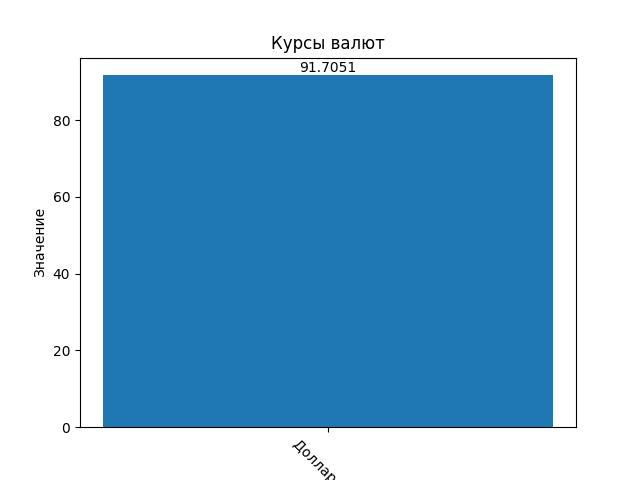

Generate this figure with Python:
import csv
import io
import json
from datetime import datetime
from decimal import Decimal

import requests


class Currencies():

    def get_currencies(self):
        pass

    def get_currencies_ids_lst(self):
        pass

    def __getitem__(self, id):
        pass

    def select_valute(self):
        pass

    def get_last_update(self):
        pass


def singleton(cls):
    instances = {}

    def getinstance():
        if cls not in instances:
            instances[cls] = cls()
        return instances[cls]

    return getinstance


@singleton
class CurrenciesLst(Currencies):

    def __init__(self):
        self.__currencies_ids_lst = []
        self.__cur_lst = []
        self.__req_time = None

    def get_currencies(self) -> list:
        from xml.etree import ElementTree as ET

        cur_res_str = requests.get('http://www.cbr.ru/scripts/XML_daily.asp')

        self.__req_time = datetime.now()
        self.__cur_lst = []
        root = ET.fromstring(cur_res_str.content)
        valutes = root.findall("Valute")
        for _v in valutes:
            valute_id = _v.get('ID')
            valute = {}
            if (str(valute_id) in self.__currencies_ids_lst):
                valute_cur_name = _v.find('Name').text
                valute_cur_val = Decimal(
                    _v.find('Value').text.replace(',', '.'))
                valute_charcode = _v.find('CharCode').text

                valute[valute_charcode] = (valute_cur_name, valute_cur_val)

                self.__cur_lst.append(valute)

        return self.__cur_lst

    def __get_valute(self, id: str) -> dict:
        for valute in self.__cur_lst:
            if id in valute:
                return valute[id]
        return {id: None}

    def __getitem__(self, id):
        return self.__get_valute(id)

    def select_valute(self, id: str) -> None:
        self.__currencies_ids_lst.append(id)

    def get_currencies_ids_lst(self) -> list:
        return self.__currencies_ids_lst

    def get_last_update(self):
        return self.__req_time

    def visualize_currencies(self):
        import matplotlib.pyplot as plt

        fig, ax = plt.subplots()
        currencies = []
        values = []

        for curr in self.__cur_lst:
            for c, v in curr.items():
                currencies.append(c)
                values.append(v[1])

        bars = ax.bar(currencies, values)
        plt.xticks(rotation=-45)

        ax.bar_label(bars)
        ax.set_ylabel('Значение')
        ax.set_title('Курсы валют')

        plt.savefig('currencies.jpg')

    def __del__(self):
        del self.__currencies_ids_lst
        del self.__cur_lst
        del self.__req_time


class CurrenciesDecorator(Currencies):

    def __init__(self, component) -> None:
        self._component = component

    def component(self):
        return self._component

    def get_currencies(self):
        return self._component.get_currencies()

    def __getitem__(self, item):
        return self._component[item]

    def get_currencies_ids_lst(self):
        return self._component.get_currencies_ids_lst()

    def select_valute(self, id):
        return self._component.select_valute(id)

    def get_last_update(self):
        return self.get_last_update()


class CurrenciesDecoratorJSON(CurrenciesDecorator):

    def to_JSON(self, value):
        return json.dumps(value, ensure_ascii=False, default=str)

    def get_currencies(self):
        return self.to_JSON(self.component().get_currencies())

    def get_currencies_ids_lst(self):
        return self.to_JSON((self.component().get_currencies_ids_lst()))

    def __getitem__(self, id):
        return self.to_JSON(self.component()[id])

    def select_valute(self):
        return self.to_JSON(self.component().select_valute())

    def get_last_update(self):
        return self.to_JSON(self.get_last_update())


class CurrenciesDecoratorCSV(CurrenciesDecorator):

    def to_CSV(self, values):
        output = io.StringIO()
        writer = csv.writer(output, quoting=csv.QUOTE_NONNUMERIC)
        writer.writerow(["ID", "Код", "Значение"])

        for val in values:
            for c, v in val.items():
                writer.writerow([c, v[0], v[1]])

        return output.getvalue()

    def get_currencies(self):
        return self.to_CSV(self.component().get_currencies())

    def get_currencies_ids_lst(self):
        return self.to_CSV((self.component().get_currencies_ids_lst()))

    def __getitem__(self, id):
        return self.to_CSV(self.component()[id])

    def select_valute(self):
        return self.to_CSV(self.component().select_valute())

    def get_last_update(self):
        return self.to_CSV(self.get_last_update())
